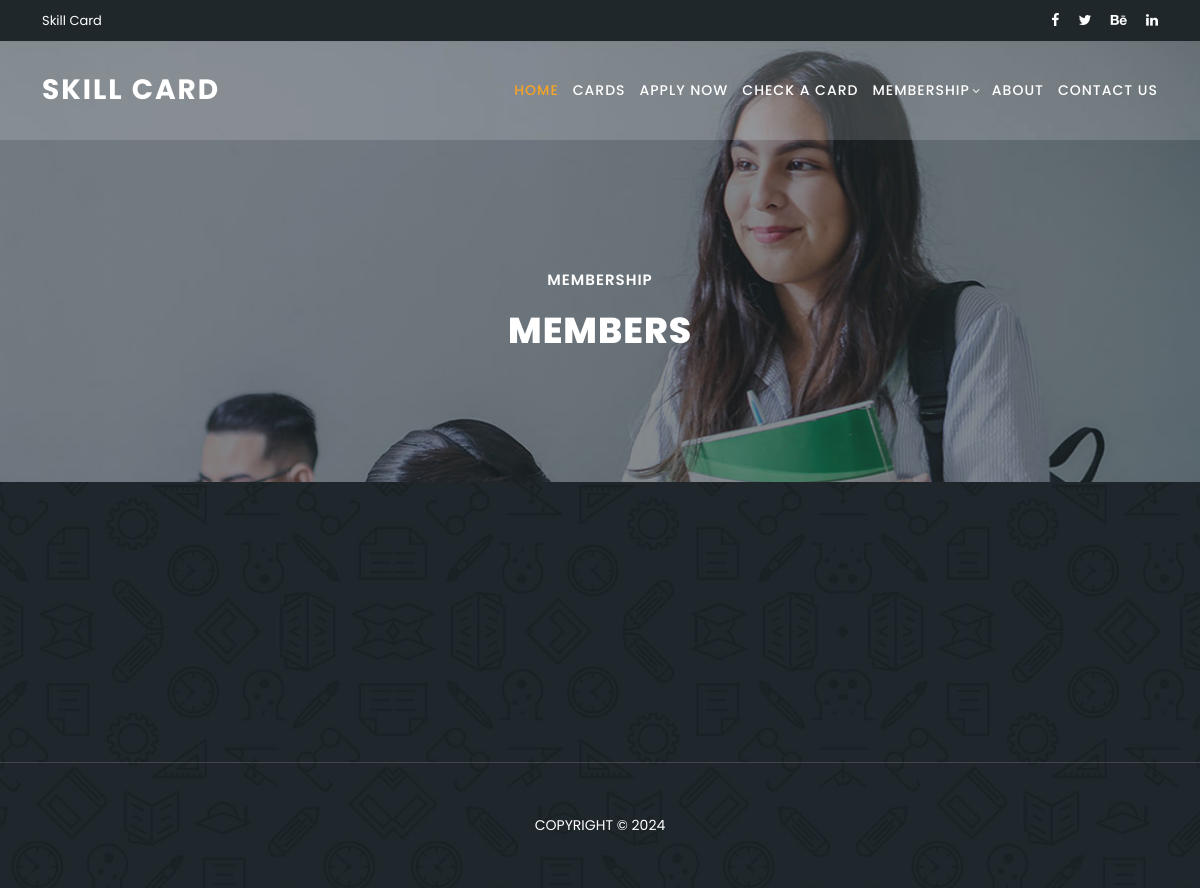
Before: /membership/members/ with the older database file.
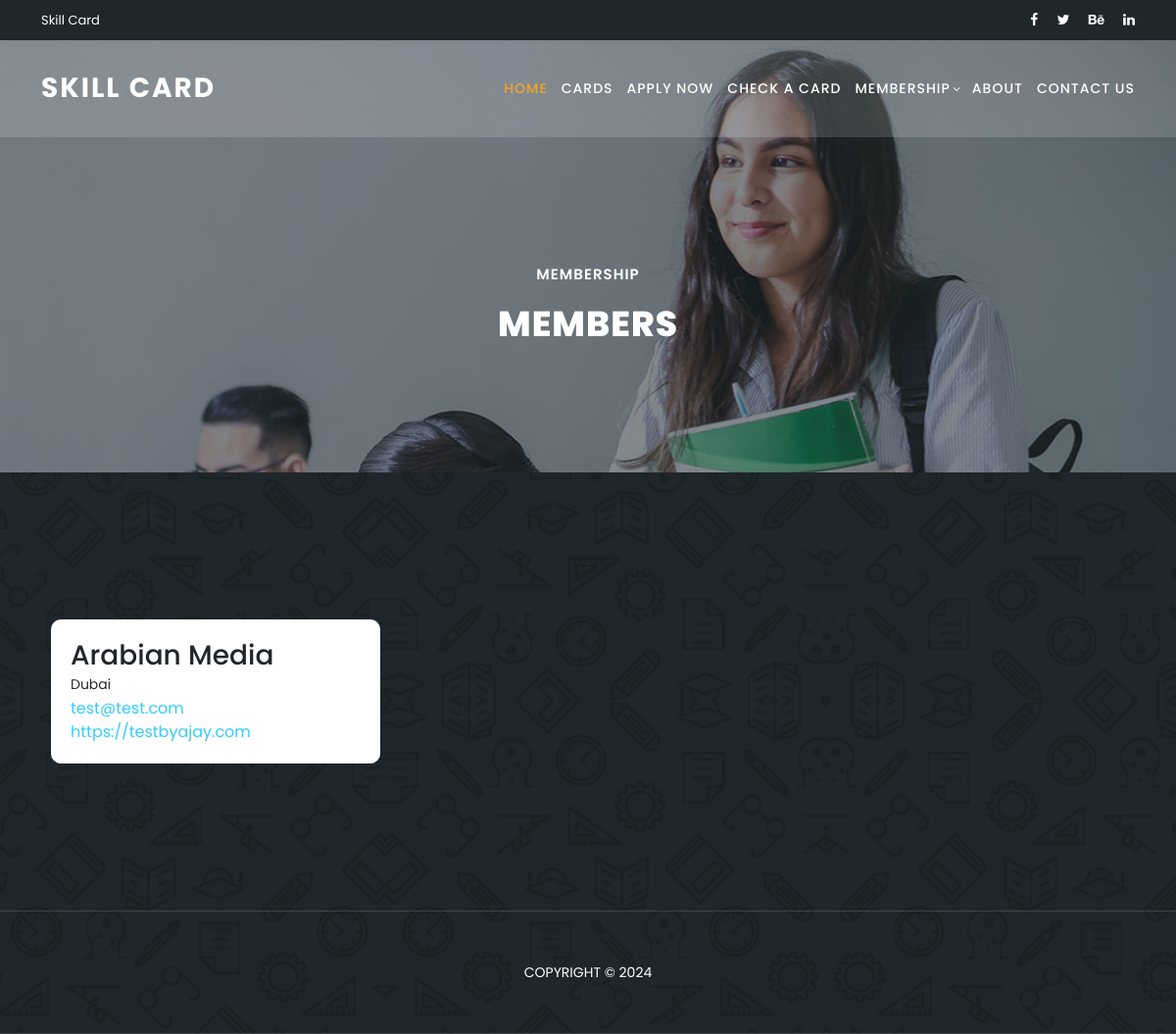
After: the same page with the newer database file.
### memebership/models.py (models this page shows, shortened)
class MembershipApplication(models.Model):
    company_name = models.CharField(max_length=255)
    asbestos_removal = models.CharField(max_length=3, choices=[('yes', 'Yes'), ('no', 'No')])
    contact_name = models.CharField(max_length=255)
    address = models.CharField(max_length=255)
    postcode = models.CharField(max_length=20)
    telephone = models.CharField(max_length=20)
    email = models.EmailField()
    website = models.URLField(blank=True, null=True)
    training_contact_name = models.CharField(max_length=255)
    training_contact_email = models.EmailField()
    audit_contact_name = models.CharField(max_length=255, blank=True, null=True)
    audit_contact_email = models.EmailField(blank=True, null=True)
    marketing_contact_name = models.CharField(max_length=255, blank=True, null=True)
    marketing_contact_email = models.EmailField(blank=True, null=True)
    regional_contact_name = models.CharField(max_length=255, blank=True, null=True)
    regional_contact_email = models.EmailField(blank=True, null=True)
    accounts_contact_name = models.CharField(max_length=255, blank=True, null=True)
    accounts_contact_email = models.EmailField(blank=True, null=True)
    additional_telephone = models.CharField(max_length=20, blank=True, null=True)
    additional_postcode = models.CharField(max_length=20, blank=True, null=True)
    company_reg_no = models.CharField(max_length=50)
    vat_reg_no = models.CharField(max_length=50)
    signature = models.CharField(max_length=255)
    position = models.CharField(max_length=255)
    date = models.DateField()
    health_safety_statement = models.FileField(upload_to='documents/')
    liability_insurance = models.FileField(upload_to='documents/')
    company_registration = models.FileField(upload_to='documents/')

### memebership/views.py (the view)
# urls.py: path('members/', views.memebers, name="members"),
def memebers(request):
    memberss = MembershipApplication.objects.all()
    return render(request,'allmember.html',{'members':memberss})

### templates/allmember.html (shortened to what this page needs)
{% load static %}
{% include 'header.html' %}
  <section class="heading-page header-text" id="top">
    <div class="container">
      <div class="row">
        <div class="col-lg-12">
          <h6>Membership</h6>
          <h2>Members</h2>
        </div>
      </div>
    </div>
  </section>
  <section class="meetings-page" id="meetings">
    <div class="container">
      <div class="row">
        <div class="col-lg-12">
          <div class="row">
{% for i in members %}
<div class="col-lg-4">
  <div class="cardd">
    <h3>{{i.company_name}}</h3>
    <p>{{i.address}}</p>
    <a href="mailto:{{i.email}}">{{i.email}}</a><br>
    <a href="{{i.website}}">{{i.website}}</a>
  </div>
</div>
{% endfor %}
          </div>
        </div>
      </div>
    </div>
    {% include 'footer.html' %}

### templates/header.html (shortened to what this page needs)
{% load static %}
<!DOCTYPE html>
<html lang="en">
  <head>
    <link href="{% static  'vendor/bootstrap/css/bootstrap.min.css' %}" rel="stylesheet">
    <link rel="stylesheet" href="{% static  'assets/css/fontawesome.css' %}">
    <link rel="stylesheet" href="{% static  'assets/css/templatemo-edu-meeting.css' %}">
    <link rel="stylesheet" href="{% static  'assets/css/owl.css' %}">
    <link rel="stylesheet" href="{% static  'assets/css/lightbox.css' %}">
  </head>
<body>
  <div class="sub-header">
    <div class="container">
      <div class="row">
        <div class="col-lg-8 col-sm-8">
          <div class="left-content">
            <p>Skill Card </p>
          </div>
        </div>
        <div class="col-lg-4 col-sm-4">
          <div class="right-icons">
            <ul>
              <li><a href="#"><i class="fa fa-facebook"></i></a></li>
              <li><a href="#"><i class="fa fa-twitter"></i></a></li>
              <li><a href="#"><i class="fa fa-behance"></i></a></li>
              <li><a href="#"><i class="fa fa-linkedin"></i></a></li>
            </ul>
          </div>
        </div>
      </div>
    </div>
  </div>
  <header class="header-area header-sticky">
      <div class="container">
          <div class="row">
              <div class="col-12">
                  <nav class="main-nav">
                      <a href="{% url 'home' %}" class="logo">
                          Skill Card
                      </a>
                      <ul class="nav">
                          <li class=""><a href="{% url 'home' %}" class="active">Home</a></li>
                          <li><a href="{% url 'cards' %}">Cards</a></li>
                          <li class=""><a href="{% url 'apply' %}">Apply Now</a></li>
                          <li class=""><a href="{% url 'verify' %}">check a card</a></li>
                          <li class="has-sub">
                            <a href="javascript:void(0)">Membership</a>
                          </li>
                          <li class=""><a href="#">About</a></li>
                          <li class="scroll-to-section"><a href="#contact">Contact Us</a></li>
                      </ul>
                  </nav>
              </div>
          </div>
      </div>
  </header>

### templates/footer.html (shortened to what this page needs)
{% load static %}
<div class="footer">
    <p>Copyright © 2024</p>
  </div>
</section>
</body>
</body>
</html>

### templates/allmember.html (style rules this page uses)
.cardd { background-color: white; border-radius: 10px; padding:20px; margin:10px; }

Changed rows visible on the page:
added MembershipApplication: company_name "Arabian Media", address "Dubai", email "test@test.com", website "https://testbyajay.com"
